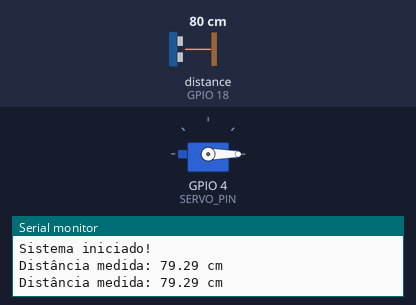
The sketch below on a simulated ESP32. Parts: servo, the last lines printed to the serial monitor. Wiring (inferred from the names in the program): ultrasonic range finder: trigger GPIO 5; echo GPIO 18. The inputs (shaded band) are chosen by the test bench; at power-on: distance to the obstacle (sensor on GPIO 18) 80 cm. The echo pulse lasts 58.3 µs per cm.

Above: at 2.8 s.
2.9 s: distance to the obstacle (sensor on GPIO 18) set to 12 cm
5.6 s: distance to the obstacle (sensor on GPIO 18) set to 9 cm
At 7.1 s:
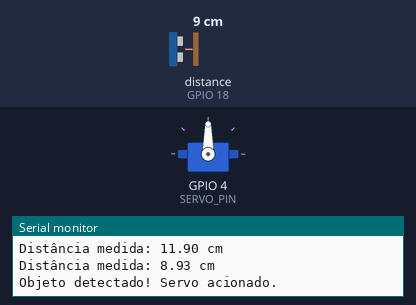
8.3 s: distance to the obstacle (sensor on GPIO 18) set to 18 cm
At 11.2 s:
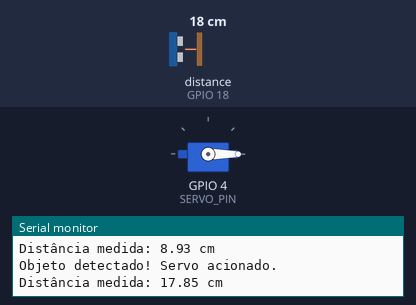
11.5 s: distance to the obstacle (sensor on GPIO 18) set to 2 cm
At 13.0 s:
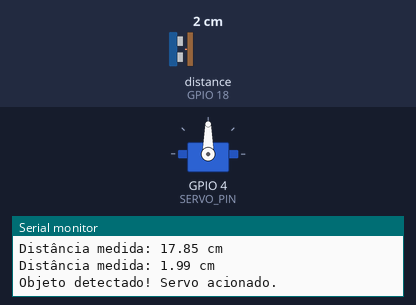
Timing chart, 0 to 14.5 s (numbered marks = the images above; inputs shaded):
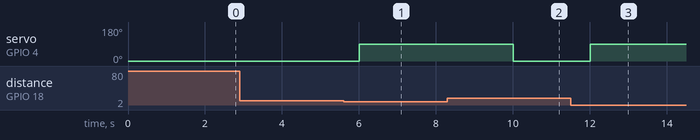

The sketch:

projetoII.ino
```cpp
/****************************************************
   Projeto: Servo motor controlado por sensor ultrassônico
   Descrição: Aciona um servo motor quando a distância
   detectada pelo sensor HC-SR04 for menor que 30 cm.
****************************************************/

// Bibliotecas necessárias
#include <ESP32Servo.h>

// Definição dos pinos
const int TRIGGER_PIN = 5;    // GPIO 5 para trigger do HC-SR04
const int ECHO_PIN = 18;      // GPIO 18 para echo do HC-SR04
const int SERVO_PIN = 4;      // GPIO 4 para o servo motor

// Constantes do projeto
const float DISTANCIA_LIMITE = 10.0;  // Distância limite em centímetros
const int ANGULO_FECHADO = 0;         // Ângulo quando não detecta objeto
const int ANGULO_ABERTO = 90;         // Ângulo quando detecta objeto

// Variáveis para cálculo da distância
long duracao;
float distancia;

// Objeto do servo motor
Servo servoMotor;

void setup() {
  // Inicializa comunicação serial para monitoramento
  Serial.begin(115200);
  Serial.println("Iniciando sistema...");

  // Configura pinos do sensor ultrassônico
  pinMode(TRIGGER_PIN, OUTPUT);
  pinMode(ECHO_PIN, INPUT);

  // Configura e posiciona o servo motor
  servoMotor.attach(SERVO_PIN);
  servoMotor.write(ANGULO_FECHADO);

  Serial.println("Sistema iniciado!");
}

void loop() {
  // Mede a distância atual
  distancia = medirDistancia();

  // Mostra a distância no monitor serial
  Serial.print("Distância medida: ");
  Serial.print(distancia);
  Serial.println(" cm");

  // Verifica se há objeto próximo e aciona o servo
  if (distancia < DISTANCIA_LIMITE && distancia > 0) {
    servoMotor.write(ANGULO_ABERTO);
    Serial.println("Objeto detectado! Servo acionado.");
  } else {
    servoMotor.write(ANGULO_FECHADO);
  }

  // Pequeno delay para estabilização
  delay(2000);
}

// Função para medir a distância usando o HC-SR04
float medirDistancia() {
  // Limpa o trigger
  digitalWrite(TRIGGER_PIN, LOW);
  delayMicroseconds(2);

  // Envia pulso de trigger
  digitalWrite(TRIGGER_PIN, HIGH);
  delayMicroseconds(10);
  digitalWrite(TRIGGER_PIN, LOW);

  // Mede a duração do pulso echo
  duracao = pulseIn(ECHO_PIN, HIGH);

  // Calcula e retorna a distância em centímetros
  // Fórmula: distância = (duração * velocidade do som) / 2
  // Velocidade do som = 340 m/s = 0.034 cm/µs
  return (duracao * 0.034) / 2;
}
```

Measured:
- the behaviour switches between 11 and 10 cm on distance to the obstacle (sensor on GPIO 18) (found by bisection; images 0 and 1)
- after the input at 5.6 s, servo on GPIO 4 (SERVO_PIN): 0° → 90° after 0.41 s
- after the input at 8.3 s, servo on GPIO 4 (SERVO_PIN): 90° → 0° after 1.7 s
- after the input at 11.5 s, servo on GPIO 4 (SERVO_PIN): 0° → 90° after 0.52 s
